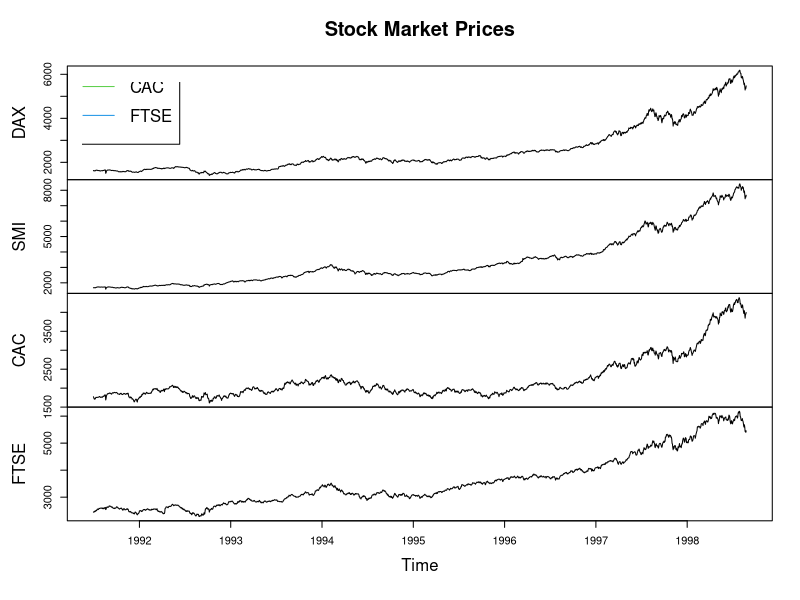

This chart was generated by the following R code:
library(datasets)
data("EuStockMarkets")

plot(EuStockMarkets, main = "Stock Market Prices")
legend("topleft", colnames(EuStockMarkets), col = 1:4, lty = 1)

results <- data.frame()
date <- as.data.frame(seq(1, nrow(EuStockMarkets)))
colnames(date) <- c("date")

for (i in 1:4) {
  lm_model <- lm(EuStockMarkets[, i] ~ date$date)
  results <- rbind(results, c(colnames(EuStockMarkets)[i], summary(lm_model)$adj.r.squared))
}

print(results)
lm_model_all <- lm(EuStockMarkets ~ date$date)
print(summary(lm_model_all))